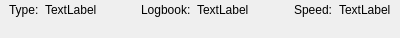
<?xml version="1.0" encoding="UTF-8"?>
<ui version="4.0">
 <class>WScanPreviewPanel</class>
 <widget class="QWidget" name="WScanPreviewPanel">
  <property name="geometry">
   <rect>
    <x>0</x>
    <y>0</y>
    <width>400</width>
    <height>38</height>
   </rect>
  </property>
  <property name="sizePolicy">
   <sizepolicy hsizetype="Preferred" vsizetype="Minimum">
    <horstretch>0</horstretch>
    <verstretch>0</verstretch>
   </sizepolicy>
  </property>
  <property name="minimumSize">
   <size>
    <width>400</width>
    <height>0</height>
   </size>
  </property>
  <property name="windowTitle">
   <string>Form</string>
  </property>
  <layout class="QVBoxLayout" name="verticalLayout">
   <property name="leftMargin">
    <number>0</number>
   </property>
   <property name="topMargin">
    <number>0</number>
   </property>
   <property name="rightMargin">
    <number>0</number>
   </property>
   <property name="bottomMargin">
    <number>0</number>
   </property>
   <item>
    <layout class="QHBoxLayout" name="ScanInfoLayout">
     <property name="leftMargin">
      <number>9</number>
     </property>
     <property name="topMargin">
      <number>0</number>
     </property>
     <property name="rightMargin">
      <number>9</number>
     </property>
     <property name="bottomMargin">
      <number>0</number>
     </property>
     <item>
      <layout class="QHBoxLayout" name="ScanTypeInfoLayout">
       <item>
        <widget class="QLabel" name="TypeInfoLabel">
         <property name="text">
          <string>Type:</string>
         </property>
        </widget>
       </item>
       <item>
        <widget class="QLabel" name="ScanTypeLabel">
         <property name="text">
          <string>TextLabel</string>
         </property>
        </widget>
       </item>
      </layout>
     </item>
     <item>
      <spacer name="HorizSpacer1">
       <property name="orientation">
        <enum>Qt::Horizontal</enum>
       </property>
       <property name="sizeHint" stdset="0">
        <size>
         <width>40</width>
         <height>20</height>
        </size>
       </property>
      </spacer>
     </item>
     <item>
      <layout class="QHBoxLayout" name="ScanCategoryInfoLayout">
       <item>
        <widget class="QLabel" name="CategoryInfoLabel">
         <property name="text">
          <string>Logbook:</string>
         </property>
        </widget>
       </item>
       <item>
        <widget class="QLabel" name="ScanCategoryLabel">
         <property name="text">
          <string>TextLabel</string>
         </property>
        </widget>
       </item>
      </layout>
     </item>
     <item>
      <spacer name="HorizSpacer2">
       <property name="orientation">
        <enum>Qt::Horizontal</enum>
       </property>
       <property name="sizeHint" stdset="0">
        <size>
         <width>40</width>
         <height>20</height>
        </size>
       </property>
      </spacer>
     </item>
     <item>
      <layout class="QHBoxLayout" name="ScanSpeedInfoLayout">
       <item>
        <widget class="QLabel" name="SpeedInfoLabel">
         <property name="text">
          <string>Speed:</string>
         </property>
        </widget>
       </item>
       <item>
        <widget class="QLabel" name="ScanSpeedLabel">
         <property name="text">
          <string>TextLabel</string>
         </property>
        </widget>
       </item>
      </layout>
     </item>
    </layout>
   </item>
   <item>
    <widget class="WStringPreviewPanel" name="ScanTextWidget" native="true">
     <property name="sizePolicy">
      <sizepolicy hsizetype="Preferred" vsizetype="Preferred">
       <horstretch>0</horstretch>
       <verstretch>1</verstretch>
      </sizepolicy>
     </property>
    </widget>
   </item>
  </layout>
 </widget>
 <customwidgets>
  <customwidget>
   <class>WStringPreviewPanel</class>
   <extends>QWidget</extends>
   <header>WStringPreviewPanel.h</header>
   <container>1</container>
  </customwidget>
 </customwidgets>
 <resources/>
 <connections/>
</ui>
